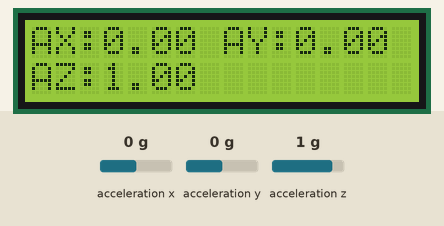
A sketch run on a simulated Arduino Uno, built with avr-gcc and run on an emulated ATmega328P. On the bench: 16×2 character LCD. Inputs (shaded band) come from the test bench; at power-on: acceleration x 0 g, acceleration y 0 g, acceleration z 1 g.

Above: at 1.2 s.
1.3 s: acceleration x set to -1.4 g
At 2.7 s:
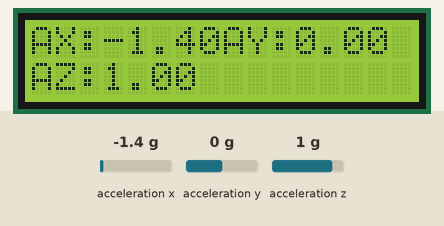
2.9 s: acceleration y set to -1.4 g
At 4.3 s:
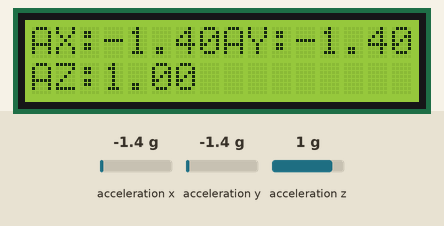
4.5 s: acceleration z set to -1.4 g
At 5.9 s:
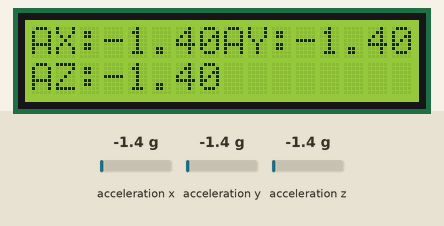
6.1 s: acceleration x set to -0.8 g
At 7.5 s:
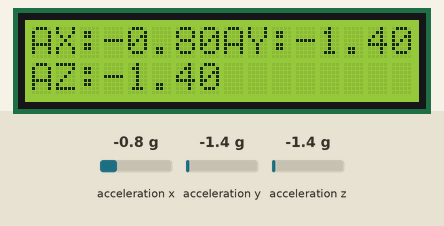
Timing chart, 0 to 8.7 s (numbered marks = the images above; inputs shaded):
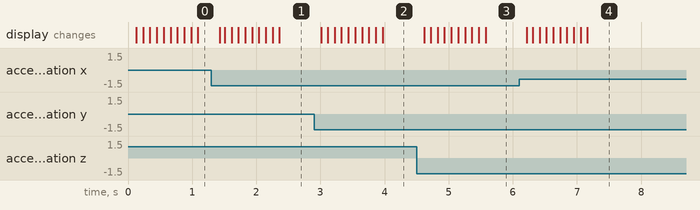

Measured:
- after the input at 1.3 s, the display: first changes after 0.13 s (image 1 shows a later state)
- after the input at 2.9 s, the display: first changes after 0.11 s (image 2 shows a later state)
- after the input at 4.5 s, the display: first changes after 0.12 s (image 3 shows a later state)
- after the input at 6.1 s, the display: first changes after 0.12 s (image 4 shows a later state)

The sketch:

Inclinometer.ino
```cpp
#include <LiquidCrystal_I2C.h>
#include <MPU6050.h>

#define COUNT 10

LiquidCrystal_I2C lcd(0x27,16,2);
MPU6050 mpu(0x68);

float ax, ay, az;
unsigned long timer_accelerometer = 0;
float buffer_ax[COUNT] = {0}, buffer_ay[COUNT] = {0}, buffer_az[COUNT] = {0};
int index = 0;

void setup() {
  //Serial.begin(115200);
  lcd.init();
  lcd.backlight();

  mpu.initialize();
  LCDSetText();
}

void LCDSetText() {
  lcd.clear();
  lcd.setCursor(0, 0);
  lcd.print("AX:");
  lcd.setCursor(8, 0);
  lcd.print("AY:");
  lcd.setCursor(0, 1);
  lcd.print("AZ:");
}

void LCDPrintAcceleration() {
  //Serial.println("AX = " + String(ax) + " AY = " + String(ay) + " AZ = " + String(az));
  lcd.setCursor(3, 0);
  lcd.print(ax);
  if (ax >= 0) lcd.print(" ");
  lcd.setCursor(11, 0);
  lcd.print(ay);
  if (ay >= 0) lcd.print(" ");
  lcd.setCursor(3, 1);
  lcd.print(az);
  if (az >= 0) lcd.print(" ");
}

void AccelerometerFilter() {
  if (millis() - timer_accelerometer >= 100) {
    buffer_ax[index] = mpu.getAccelerationX();
    buffer_ay[index] = mpu.getAccelerationY();
    buffer_az[index] = mpu.getAccelerationZ();
    for (int i = 0; i < COUNT; i++) {
      ax += buffer_ax[i];
      ay += buffer_ay[i];
      az += buffer_az[i];
    }
    index = (index + 1) % COUNT;
    timer_accelerometer = millis();
  } else {
    for (int i = 0; i < COUNT; i++) {
      ax += buffer_ax[i];
      ay += buffer_ay[i];
      az += buffer_az[i];
    }
  }
  ax = (ax / COUNT) / 32768 * 2;
  ay = (ay / COUNT) / 32768 * 2;
  az = (az / COUNT) / 32768 * 2;
  LCDPrintAcceleration();
}


void loop() {
  AccelerometerFilter();
}
```
